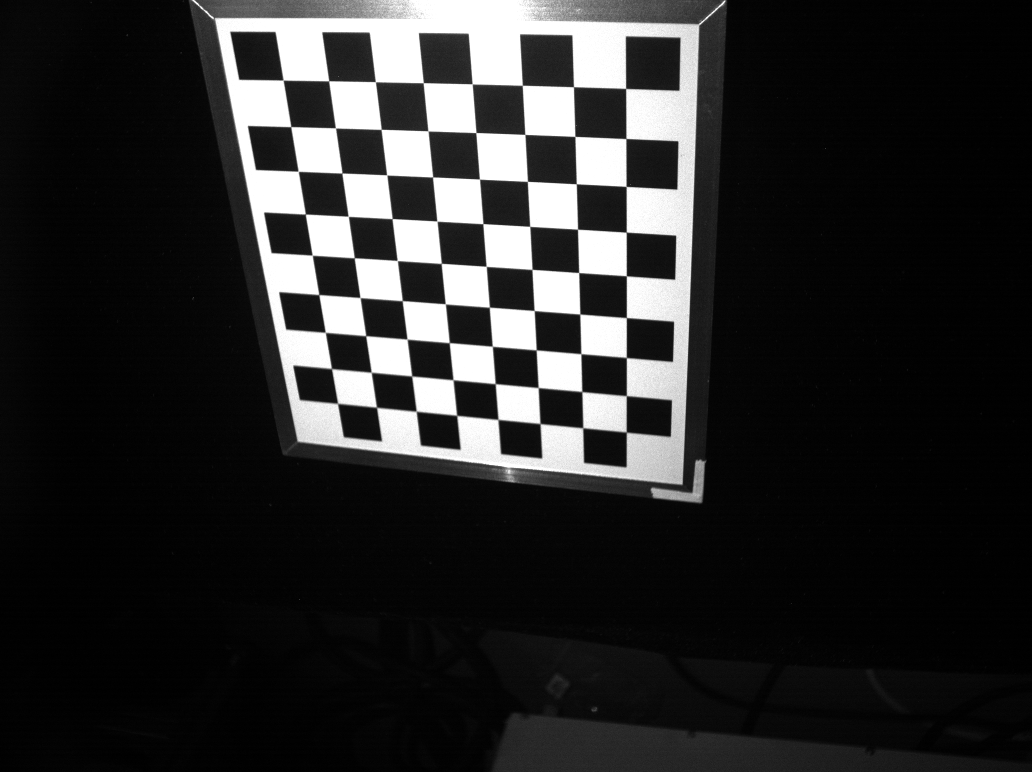
#> input picture 2024-09-26/img_17-08-56.png, 2064 x 1544 px (shown at 1/2 size); its folder holds 4 pictures in this run
$ python handeye_calib.py
#> lines starting #> are read from the running program, lines starting #| are printed output that depends on the picture; long printed decimals are rounded
import cv2
import numpy as np
import glob
import matplotlib.pyplot as plt
import os
from scipy.spatial.transform import Rotation as R
import pandas as pd

def find_chessboard_corners(images, pattern_size, ShowCorners=False):
        """Finds the chessboard patterns and, if ShowImage is True, shows the images with the corners"""
        chessboard_corners = []
        IndexWithImg = []
        i = 0
        print("Finding corners...")
        for image in images:
            gray = cv2.cvtColor(image, cv2.COLOR_BGR2GRAY)
            ret, corners = cv2.findChessboardCorners(gray, pattern_size)
            criteria = (cv2.TERM_CRITERIA_EPS + cv2.TERM_CRITERIA_MAX_ITER, 30, 0.001)
            corners = cv2.cornerSubPix(gray, corners, (5, 5), (-1, -1), criteria)
            if ret:
                chessboard_corners.append(corners)

                cv2.drawChessboardCorners(image, pattern_size, corners, ret)
                if ShowCorners:
                    #plot image using maplotlib. The title should "Detected corner in image: " + i
                    plt.imshow(image)
                    plt.title("Detected corner in image: " + str(i))
                    plt.show()
                #Save the image in a folder Named "DetectedCorners"
                #make folder
                # if not os.path.exists("DetectedCorners"):
                #     os.makedirs("DetectedCorners")

                # cv2.imwrite("DetectedCorners/DetectedCorners" + str(i) + ".png", image)

                IndexWithImg.append(i)
                i = i + 1
            else:
                print("No chessboard found in image: ", i)
                i = i + 1
        return chessboard_corners, IndexWithImg


def calculate_intrinsics(chessboard_corners, IndexWithImg, pattern_size, square_size, ImgSize, ShowProjectError=False):
        """Calculates the intrinc camera parameters fx, fy, cx, cy from the images"""
        # Find the corners of the chessboard in the image
        imgpoints = chessboard_corners
        # Find the corners of the chessboard in the real world
        objpoints = []
        for i in range(len(IndexWithImg)):
            objp = np.zeros((pattern_size[0] * pattern_size[1], 3), np.float32)
            objp[:, :2] = np.mgrid[0:pattern_size[0], 0:pattern_size[1]].T.reshape(-1, 2) * square_size
            objpoints.append(objp)
        # Find the intrinsic matrix
        ret, mtx, dist, rvecs, tvecs = cv2.calibrateCamera(objpoints, imgpoints, ImgSize, None, None)

        print("The projection error from the calibration is: ", calculate_reprojection_error(objpoints, imgpoints, rvecs, tvecs, mtx, dist, ShowProjectError))
        return mtx


def calculate_reprojection_error(objpoints, imgpoints, rvecs, tvecs, mtx, dist,ShowPlot=False):
        """Calculates the reprojection error of the camera for each image. The output is the mean reprojection error
        If ShowPlot is True, it will show the reprojection error for each image in a bar graph"""

        total_error = 0
        num_points = 0
        errors = []

        for i in range(len(objpoints)):
            imgpoints_projected, _ = cv2.projectPoints(objpoints[i], rvecs[i], tvecs[i], mtx, dist)
            imgpoints_projected = imgpoints_projected.reshape(-1, 1, 2)
            error = cv2.norm(imgpoints[i], imgpoints_projected, cv2.NORM_L2) / len(imgpoints_projected)
            errors.append(error)
            total_error += error
            num_points += 1

        mean_error = total_error / num_points

        # [13 lines of commented-out code are left out]

        return mean_error


def compute_camera_poses(chessboard_corners, pattern_size, square_size, intrinsic_matrix, Testing=False):
        """Takes the chessboard corners and computes the camera poses"""
        # Create the object points.Object points are points in the real world that we want to find the pose of.
        object_points = np.zeros((pattern_size[0] * pattern_size[1], 3), dtype=np.float32)
        object_points[:, :2] = np.mgrid[0:pattern_size[0], 0:pattern_size[1]].T.reshape(-1, 2) * square_size

        # Estimate the pose of the chessboard corners
        RTarget2Cam = []
        TTarget2Cam = []
        i = 1
        for corners in chessboard_corners:
            _, rvec, tvec = cv2.solvePnP(object_points, corners, intrinsic_matrix, None)
            # rvec is the rotation vector, tvec is the translation vector
            if Testing == True:
                print("Current iteration: ", i, " out of ", len(chessboard_corners[0]), " iterations.")

                # Convert the rotation vector to a rotation matrix
                print("rvec: ", rvec)
                print("rvec[0]: ", rvec[0])
                print("rvec[1]: ", rvec[1])
                print("rvec[2]: ", rvec[2])
                print("--------------------")
            i = 1 + i
            R, _ = cv2.Rodrigues(rvec)  # R is the rotation matrix from the target frame to the camera frame
            RTarget2Cam.append(R)
            TTarget2Cam.append(tvec)

        return RTarget2Cam, TTarget2Cam


image_folder = "./2024-09-26"
image_files = sorted(glob.glob(f'{image_folder}/*.png'))
images = [cv2.imread(f) for f in image_files]
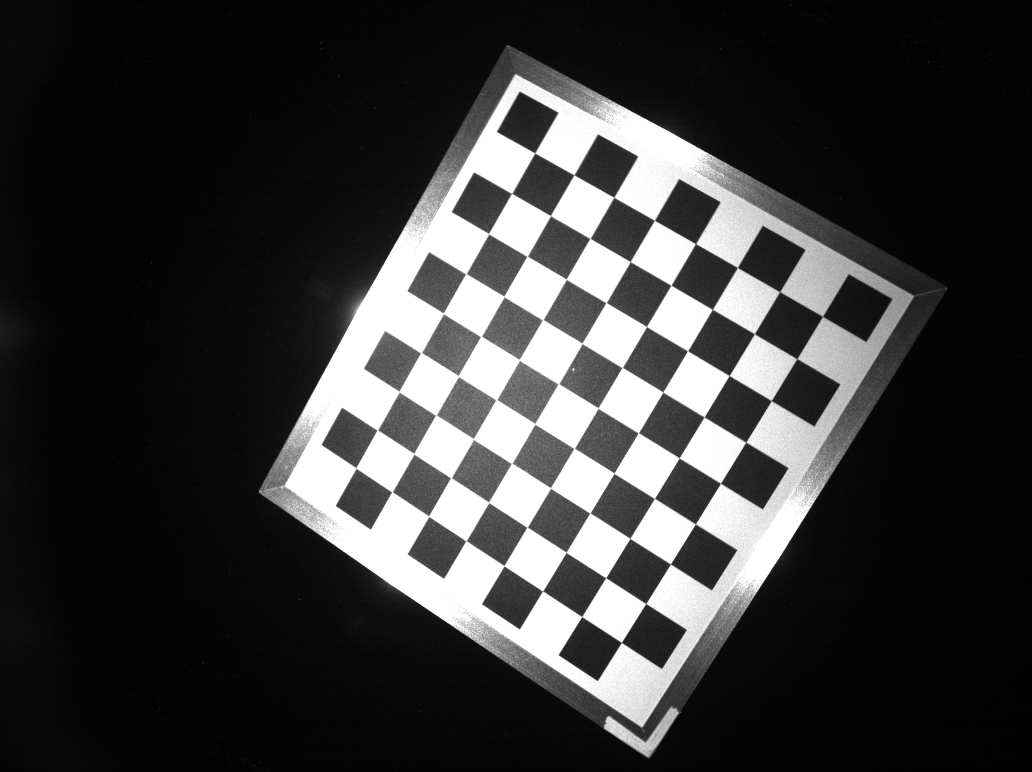
#> input picture 2024-09-26/img_17-11-38.png, 2064 x 1544 px (shown at 1/2 size)
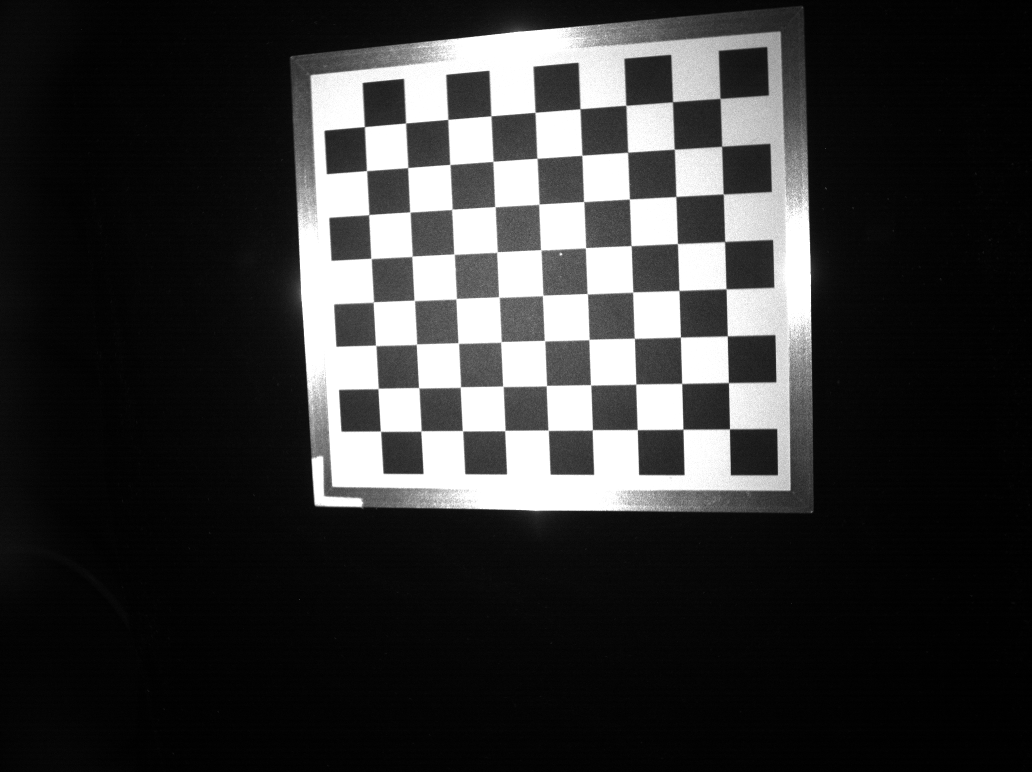
#> input picture 2024-09-26/img_17-13-40.png, 2064 x 1544 px (shown at 1/2 size)
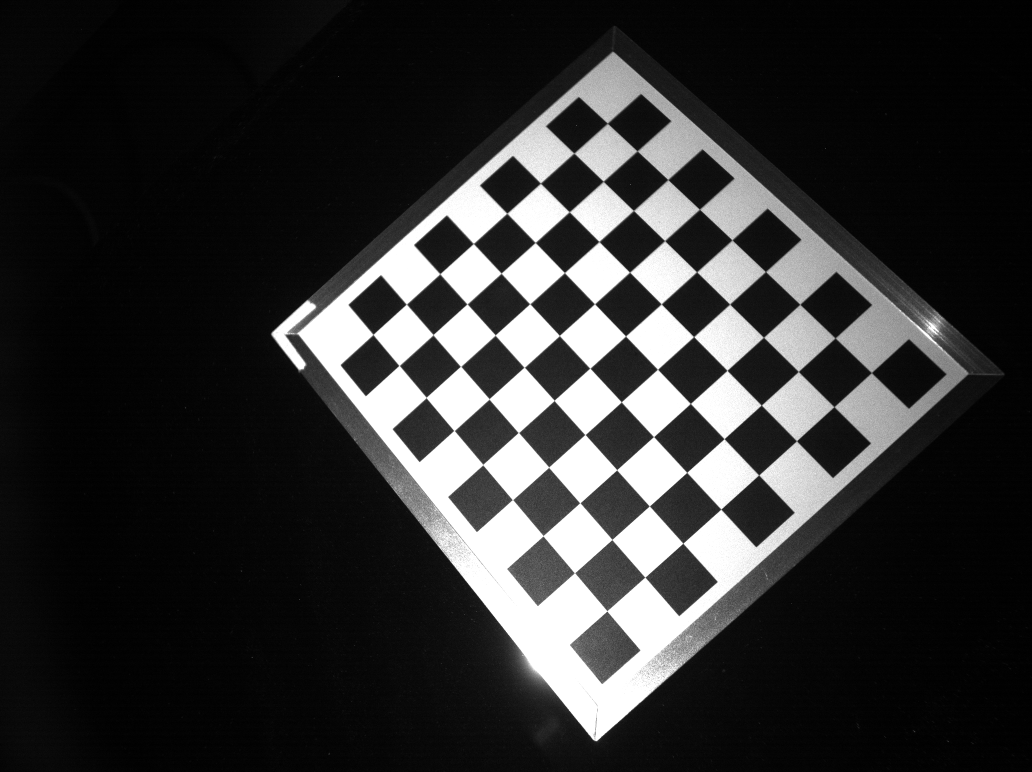
#> input picture 2024-09-26/img_17-15-28.png, 2064 x 1544 px (shown at 1/2 size)
#> images = 4 items

pattern_size=(9, 8)
square_size=20/1000
ShowProjectError=True
ShowCorners=False

# camera calibration
chessboard_corners, IndexWithImg = find_chessboard_corners(images, pattern_size, ShowCorners=ShowCorners)
#> the loop in find_chessboard_corners, `for image in images:` made 4 passes
#> after the loop in find_chessboard_corners, `for image in images:`: IndexWithImg = [0, 1, 2, 3]; chessboard_corners = 4 items; i = 4
#> chessboard_corners = 4 items; IndexWithImg = [0, 1, 2, 3]
intrinsic_matrix = calculate_intrinsics(chessboard_corners, IndexWithImg,
                                        pattern_size, square_size,
                                        images[0].shape[:2], ShowProjectError = ShowProjectError)
#> in calculate_intrinsics, `imgpoints = chessboard_corners`: imgpoints = 4 items
#> the loop in calculate_intrinsics, `for i in range(len(IndexWithImg)):` made 4 passes
#> in calculate_intrinsics, `ret, mtx, dist, rvecs, tvecs = cv2.calibrateCamera(objpoints, imgpoint..`: ret = 0.148; mtx = [[2246.8, 0, 1023], [0, 2246.5, 778.2], [0, 0, 1]]; dist = [[-0.159, 0.399, 8.06e-05, -3.42e-07, -0.64]]; rvecs = ([0.667, -0.27, 1.53], [0.265, 0.143, 2.1], [0.404, -0.167, 3.08], [-0.437, -0.167, -2.27]); tvecs = ([0.043, -0.113, 0.417], [0.126, -0.0295, 0.452], [0.0937, 0.0172, 0.48], [0.0376, 0.0873, 0.439])
#> the loop in calculate_reprojection_error, `for i in range(len(objpoints)):` made 4 passes
#> (error, total_error) on passes 1 to 4: (0.0133, 0.0133), (0.0211, 0.0344), (0.0212, 0.0556), (0.0118, 0.0675)
#> after the loop in calculate_reprojection_error, `for i in range(len(objpoints)):`: errors = [0.0133, 0.0211, 0.0212, 0.0118]; num_points = 4; total_error = 0.0675
#> in calculate_reprojection_error, `mean_error = total_error / num_points`: mean_error = 0.0169
#| The projection error from the calibration is:  0.01687
#> intrinsic_matrix = [[2246.8, 0, 1023], [0, 2246.5, 778.2], [0, 0, 1]]


#Calculate camera extrinsics
RTarget2Cam, TTarget2Cam = compute_camera_poses(chessboard_corners, pattern_size, square_size, intrinsic_matrix)
#> the loop in compute_camera_poses, `for corners in chessboard_corners:` made 4 passes
#> (rvec, tvec) on passes 1 to 4: ([0.662, -0.273, 1.53], [0.0431, -0.113, 0.422]), ([0.257, 0.138, 2.1], [0.127, -0.0295, 0.455]), ([0.388, -0.155, 3.08], [0.0939, 0.017, 0.484]), ([-0.428, -0.166, -2.27], [0.0378, 0.0874, 0.443])
#> after the loop in compute_camera_poses, `for corners in chessboard_corners:`: RTarget2Cam = 4 items; TTarget2Cam = [[0.0431, -0.113, 0.422], [0.127, -0.0295, 0.455], [0.0939, 0.017, 0.484], [0.0378, 0.0874, 0.443]]; i = 5
#> RTarget2Cam = 4 items


pose_file = "./2024-09-26/JointStateSteps.csv"

poses = []

df = (pd.read_csv(pose_file).values)
#> (reads 2024-09-26/JointStateSteps.csv from the repository)

for i in range(0, len(df)):
    pose = df[i][0].split(',')
    pose_float = []
    for value in pose:
        pose_float.append(float(value))
    poses.append(pose_float)


# [11 lines of commented-out code are left out]


REnd2Base = []
TEnd2Base = []
for pose in poses:
    orn = pose[-4:]
    REnd2Base.append(R.from_quat(orn).as_matrix())
    TEnd2Base.append(pose[:3])

REnd2Base = np.array(REnd2Base)
TEnd2Base = np.array(TEnd2Base)

for i in range(0, 5):
    print("Method:", i)
#> (the run stopped early here; a loop or call above may not have finished)
